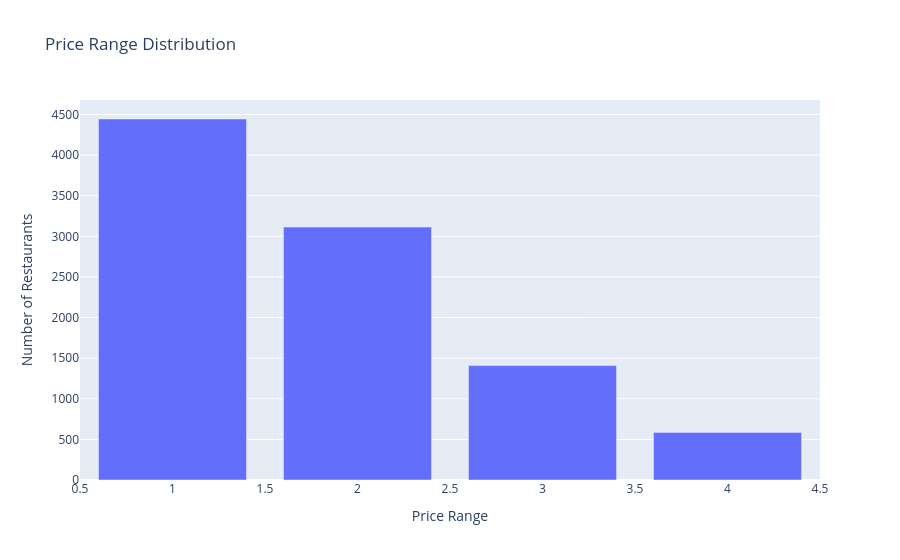

This figure's notebook cell:
### Code cell
# Bar Chart – Price Range:
import plotly.express as px
fig = px.bar( x=price_counts.index, y=price_counts.values,
    labels={"x": "Price Range", "y": "Number of Restaurants"},
    title="Price Range Distribution")
fig.show()

### Figure 1 — Plotly figure (JSON) as saved in the notebook; plotly's stock layout.template omitted (floating-point values rounded to 4 significant figures)
{"data": [{"alignmentgroup": "True", "hovertemplate": "Price Range=%{x}<br>Number of Restaurants=%{y}<extra></extra>", "legendgroup": "", "marker": {"color": "#636efa", "pattern": {"shape": ""}}, "name": "", "offsetgroup": "", "orientation": "v", "showlegend": false, "textposition": "auto", "type": "bar", "x": [1, 2, 3, 4], "xaxis": "x", "y": [4444, 3113, 1408, 586], "yaxis": "y"}], "layout": {"barmode": "relative", "legend": {"tracegroupgap": 0}, "title": {"text": "Price Range Distribution"}, "xaxis": {"anchor": "y", "domain": [0, 1], "title": {"text": "Price Range"}}, "yaxis": {"anchor": "x", "domain": [0, 1], "title": {"text": "Number of Restaurants"}}}}
